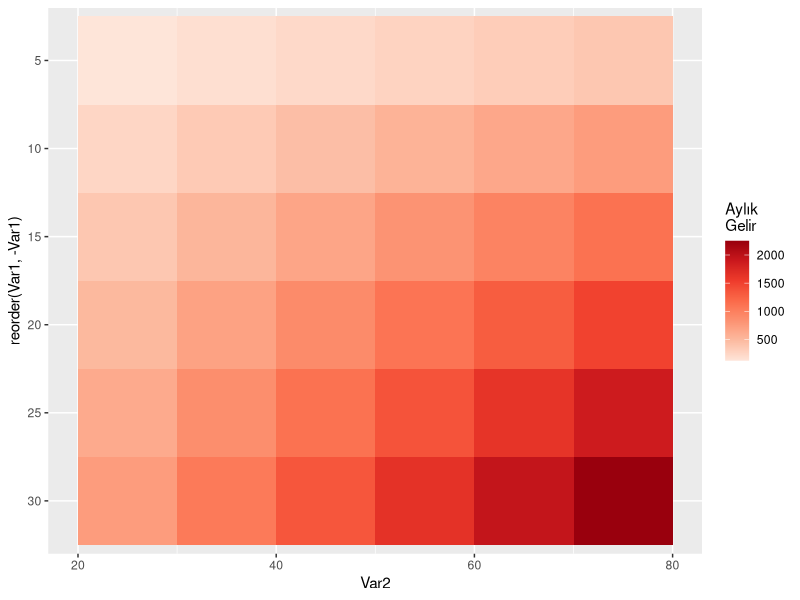

The R script that drew this image:
## ---- chunk 1
knitr::opts_chunk$set(echo = TRUE)
## ---- chunk 2
library(tidyverse)
## ---- chunk 3
data<-as_tibble(expand.grid(c(1:6)*5, c(0:5)*10+25))

## ---- chunk 4
data<-data %>% mutate(value=Var1*Var2)
## ---- chunk 5
ggplot(data, aes(x=Var2, y=reorder(Var1,-Var1), fill=value)) + 
  geom_tile()+
  scale_fill_distiller(name = "Aylık\nGelir", palette = "Reds", direction = 1)
